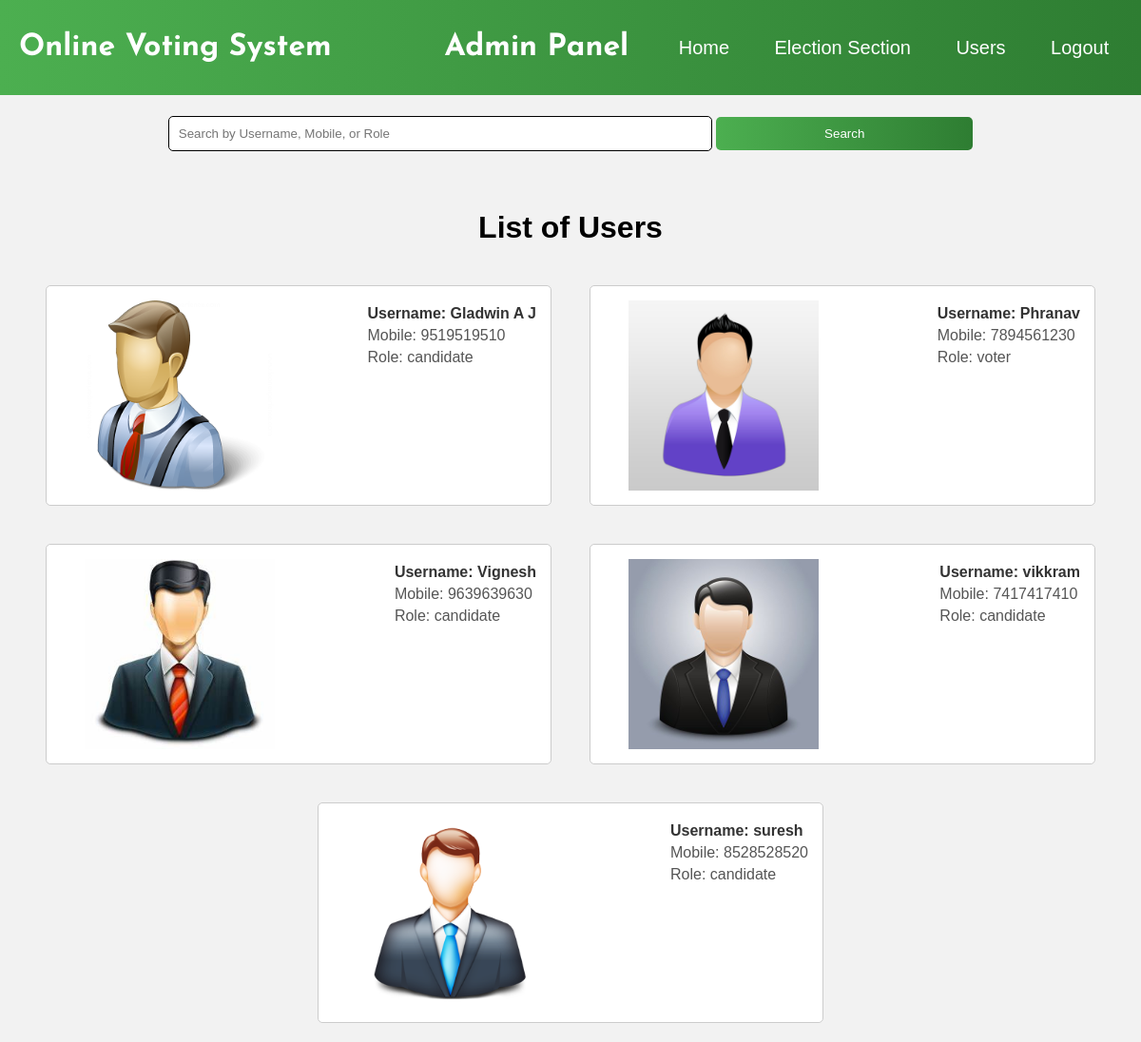
The app's page /pages/userlist.php with its own data.
### tables this page shows
CREATE TABLE `users` (
  `UserID` int(11) NOT NULL,
  `Username` varchar(255) DEFAULT NULL,
  `Mobile` varchar(10) DEFAULT NULL,
  `Password` varchar(255) DEFAULT NULL,
  `Photo` varchar(255) DEFAULT NULL,
  `Role` varchar(25) DEFAULT NULL
);

### pages/userlist.php (the view, shortened to what this page needs)
<?php
include("../actions/connect.php");
$sql = "SELECT UserID, Username, Mobile, Role, Photo FROM users";
$result = mysqli_query($con, $sql);
?>
<!DOCTYPE html>
<html>
<head>
    <link rel="stylesheet" type="text/css" href="../css/result.css">
    <link rel="stylesheet" type="text/css" href="../css/adminPanel.css">
    <link rel="stylesheet" type="text/css" href="../css/userlist.css">
</head>
<body>
<div class="title">
     <h1 class="headtitle" style="color:white">Online Voting System</h1><h1 class="ap" style="color:white"> Admin Panel</h1>
     <div class="menus">
            <div><a href="./adminpanel.php">Home</a></div>
            <div><a href="./createElection.php">Election Section</a></div>
            <div><a href="./userlist.php">Users</a></div>
            <div><a href="../actions/logout.php">Logout</a></div>
    </div>
     </div>
    <div class="top">
    <form action="" method="post">
        <input type="text" name="search"  id="search" placeholder="Search by Username, Mobile, or Role">
        <input type="submit" value="Search" class="btn">
    </form>
    </div>
    <h1 style="text-align:center">List of Users</h1>
     <div class="whole">
    <?php
    if (mysqli_num_rows($result) > 0) {
        while ($row = mysqli_fetch_assoc($result)) {
            echo '<div class="user-item">';
            echo '<div class="user-img">';
            echo '<img src="../uploads/' . $row["Photo"] . '" alt="Profile Photo" style="width:250px;height:200px;object-fit:contain">';
            echo '</div>';
            echo '<div class="user-details">';
            echo "<p>Username: " . $row["Username"] . "</p>";
            echo "<p>Mobile: " . $row["Mobile"] . "</p>";
            echo "<p>Role: " . $row["Role"] . "</p>";
            echo '</div>';
            echo '</div>';
        }
    } else {
        echo "<p>No users found.</p>";
    }
    ?>
    </div>
</body>
</html>

### css/result.css (style rules this page uses)
body { padding: 0; margin: 0; overflow-x: hidden ; font-family: 'Poppins', sans-serif; }
img { width: 150px; height: 150px; object-fit:contain; }
.title { width: 500px; height: 100px; }

### css/adminPanel.css (style rules this page uses)
body { padding: 0px; margin:0px; box-sizing: border-box; background-color: #f0f0f0; font-family: 'Poppins', sans-serif; }
.title { width: 100%; height: 100px; display: flex; justify-content: space-between; align-items: center; font-family: 'Josefin Sans', sans-serif; background: linear-gradient(to right, #4CAF50, #2E7D32); color:white; }
.headtitle { margin-left:20px; }
.ap { margin-left:100px; }
.menus { width: 500px; display: flex; justify-content: space-around; align-items: center; font-family: 'Poppins', sans-serif; padding:10px; }
.menus > div >a { text-decoration: none; font-size: 20px; }
a { color:white; position: relative; text-decoration: none; }
a::before { content: ''; position: absolute; width: 100%; height: 4px; border-radius: 4px; background-color:rgb(84, 212, 84); bottom: 0; left: 0; transform-origin: right; transform: scaleX(0); transition: transform .3s ease-in-out; }

### css/userlist.css (style rules this page uses)
body { font-family: Arial, sans-serif; background-color: #f2f2f2; margin: 0; padding:0; }
.user-img img { width: 250px; height: 250px; object-fit: contain; }
.whole { width: 100%; display: flex; justify-content: center; flex-wrap: wrap; }
.user-item { background-color: #fff; border: 1px solid #ccc; border-radius: 5px; padding: 15px; margin-bottom: 20px; display: flex; justify-content: space-between; width: 500px; margin:20px; height: 200px; }
.user-details p { margin: 5px 0; font-size: 16px; color: #555; }
.user-details p:first-child { font-weight: bold; color: #333; }
.top { width: 100%; height: 100px; display: flex; justify-content: center; align-items: center; }
input[type="text"] { border-radius: 5px; padding:10px; width:550px; border:1px solid black; }
.btn { width: 270px; border: none; padding:10px; border-radius: 5px; margin-bottom: 20px; background: linear-gradient(to right, #4CAF50, #2E7D32); cursor: pointer; color:white; opacity: 1; transform: translateY(0); transition-duration: .35s; }
a { color:white; position: relative; text-decoration: none; }
a::before { content: ''; position: absolute; width: 100%; height: 4px; border-radius: 4px; background-color:rgb(84, 212, 84); bottom: 0; left: 0; transform-origin: right; transform: scaleX(0); transition: transform .3s ease-in-out; }
.title { width: 100%; height: 100px; display: flex; justify-content: space-between; align-items: center; font-family: 'Josefin Sans', sans-serif; background: linear-gradient(to right, #4CAF50, #2E7D32); color:white; }
.headtitle { margin-left:20px; }
.ap { margin-left:100px; }
.menus { width: 500px; display: flex; justify-content: space-around; align-items: center; font-family: 'Poppins', sans-serif; padding:10px; }
.menus > div >a { text-decoration: none; font-size: 20px; }

### pages/userlist.php (style rules this page uses)
.user-img img { width: 50px; height: 50px; }

### records on screen
users: Photo (picture), Username "Gladwin A J", Mobile "9519519510", Role "candidate"
users: Photo (picture), Username "Phranav", Mobile "7894561230", Role "voter"
users: Photo (picture), Username "Vignesh", Mobile "9639639630", Role "candidate"
users: Photo (picture), Username "vikkram", Mobile "7417417410", Role "candidate"
users: Photo (picture), Username "suresh", Mobile "8528528520", Role "candidate"
